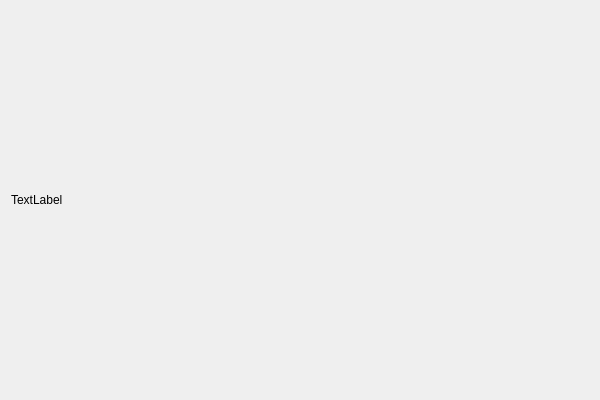
<?xml version="1.0" encoding="UTF-8"?>
<ui version="4.0">
 <class>matrixDisplayClass</class>
 <widget class="QWidget" name="matrixDisplayClass">
  <property name="geometry">
   <rect>
    <x>0</x>
    <y>0</y>
    <width>600</width>
    <height>400</height>
   </rect>
  </property>
  <property name="sizePolicy">
   <sizepolicy hsizetype="Expanding" vsizetype="Expanding">
    <horstretch>0</horstretch>
    <verstretch>0</verstretch>
   </sizepolicy>
  </property>
  <property name="windowTitle">
   <string>matrixDisplay</string>
  </property>
  <layout class="QGridLayout" name="gridLayout">
   <item row="0" column="0">
    <widget class="QLabel" name="label">
     <property name="sizePolicy">
      <sizepolicy hsizetype="Expanding" vsizetype="Expanding">
       <horstretch>0</horstretch>
       <verstretch>0</verstretch>
      </sizepolicy>
     </property>
     <property name="text">
      <string>TextLabel</string>
     </property>
    </widget>
   </item>
  </layout>
 </widget>
 <layoutdefault spacing="6" margin="11"/>
 <resources/>
 <connections/>
</ui>
